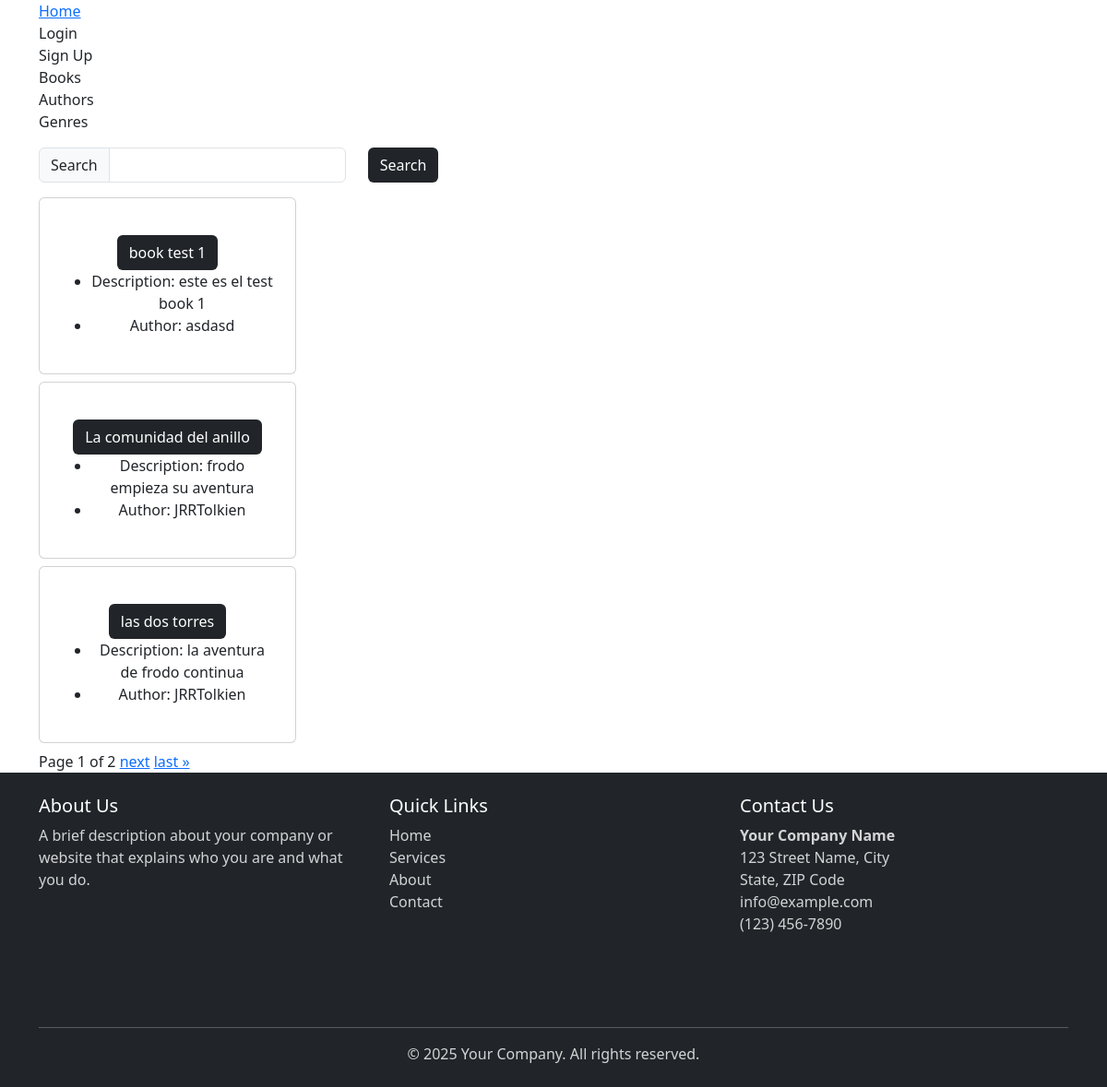
Screenshot of /bookstore_app/book_list/ with the database file from the repository.
### bookstore_app/models.py (models this page shows, shortened)
class Book(models.Model):
    title = models.CharField(max_length=200)
    description = models.TextField()
    author = models.ForeignKey(Author, on_delete=models.CASCADE)
    genre = models.ManyToManyField(Genre)
    editor = models.ForeignKey(settings.AUTH_USER_MODEL,on_delete=models.CASCADE)
    published_date = models.DateField()

class Author(models.Model):
    name = models.CharField(max_length=100)
    biography = models.TextField()
    birth_date = models.DateField()

### bookstore_app/views.py (the view)
# urls.py: path('book_list/', views.BookListView, name='bookstore_app.book_list'),
def BookListView(request):
    search_term = request.GET.get('search')
    if search_term:
        books = Book.objects.filter(title__icontains=search_term)
    else:
        books = Book.objects.all()
    paginator = Paginator(books, 3)  # Show 3 items per page
    page_number = request.GET.get('page')
    page_obj = paginator.get_page(page_number)
    template_data = {}
    template_data['title'] = 'Books'
    template_data['books'] = books
    return render(request, 'bookstore_app/book_list.html', {'page_obj':page_obj})

### templates/bookstore_app/book_list.html (shortened to what this page needs)
{% extends 'base.html' %}
{% block content %}
<p class="card-text">
  <form method="GET">
    <div class="row">
      <div class="col-auto">
        <div class="input-group col-auto">
          <div class="input-group-text">Search</div>
          <input type="text" class="form-control" name="search">
        </div>
      </div>
      <div class="col-auto">
        <button class="btn bg-dark text-white" type="submit">Search</button>
      </div>
    </div>
  </form>
</p>
{% for book in page_obj %}
      <div class="col-md-4 col-lg-3 mb-2">
        <div class="p-2 card align-items-center pt-4">
          <div class="card-body text-center">
            <a href="{% url 'bookstore_app.book_detail' id=book.id %}" class="btn bg-dark text-white">
              {{ book.title }}
            </a>
            <ul>
                <li>Description: {{book.description}}</li>
                <li>Author: {{book.author.name}}</li>
            </ul>
          </div>
        </div>
      </div>
{% endfor %}
<div class="pagination">
  <span class="step-links">
    <span class="current">
      Page {{ page_obj.number }} of {{ page_obj.paginator.num_pages }}
    </span>
    {% if page_obj.has_next %}
      <a href="?page={{ page_obj.next_page_number }}">next</a>
      <a href="?page={{ page_obj.paginator.num_pages }}">last &raquo;</a>
    {% endif %}
  </span>
</div>
{% endblock %}

### bookstore/static/css/style.css (style rules this page uses)
html, body { height: 100%; margin: 0; }
body { display: flex; flex-direction: column; min-height: 100vh; }

### rows the page displays
Book: title "book test 1", description "este es el test book 1", author.name "asdasd"
Book: title "La comunidad del anillo", description "frodo empieza su aventura", author.name "JRRTolkien"
Book: title "las dos torres", description "la aventura de frodo continua", author.name "JRRTolkien"

### other values shown
{{ page_obj.number }} "1"
{{ page_obj.paginator.num_pages }} "2"
